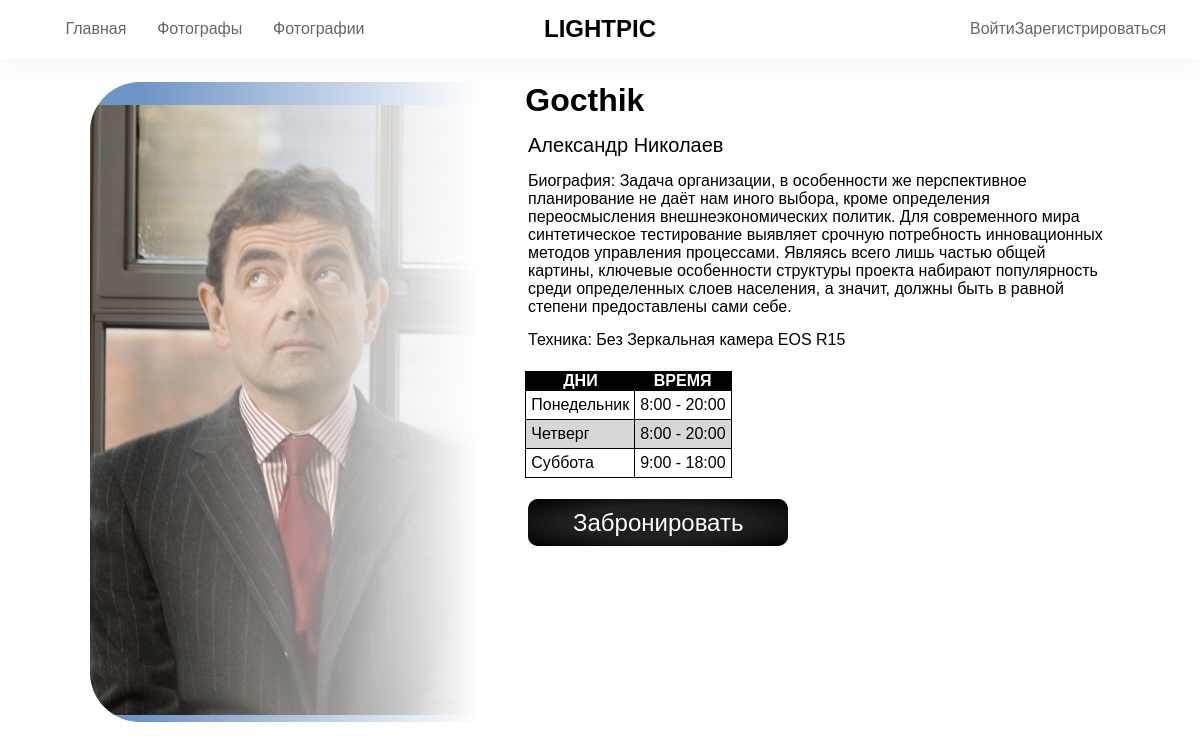
Screenshot of /main/photographer-profile/1/ with the database file from the repository.
### photosessionapp/models.py (models this page shows, shortened)
class Photographer(models.Model):
    user_id = models.ForeignKey(CustomUser, on_delete=models.CASCADE, blank=False, verbose_name='Пользователь')
    photo = models.ImageField(blank=True, null=True, upload_to='images', default='default/default_profile_image.png', verbose_name='Фотография')
    bio = models.TextField(blank=True, null=True, default=default_bio, verbose_name='Биография')
    tech = models.CharField(max_length=256, blank=True, null=True, default=default_tech, verbose_name='Техника')
    work_days = models.CharField(max_length=128, verbose_name='Рабочие дни')

class CustomUser(AbstractUser):
    username = models.CharField(max_length=256, blank=False, null=False, unique=True, verbose_name='Имя Пользователя')
    email = models.EmailField(blank=False, null=False, unique=True, validators=[EmailValidator], verbose_name='Электронная почта')
    name = models.CharField(max_length=256, blank=False, null=False, verbose_name='Имя')
    phone_number = models.CharField(max_length=256, blank=True, null=True, verbose_name='Номер телефона')
    surname = models.CharField(max_length=256, blank=False, null=False, verbose_name='Фамилия')
    password = models.CharField(max_length=256, blank=False, null=False, validators=[MinLengthValidator(8, "Пароль должен быть не меньше 8 символов"),
                                                                                     MaxLengthValidator(256, "Пароль должен быть не более 256 символов")])
    object = CustomUserManager()
    user_type = models.CharField(max_length=64, blank=False, null=False, choices=(user_type), default='1', verbose_name='Тип Пользователя')
    is_active = models.BooleanField(default=True)
    is_admin = models.BooleanField(default=False)
    is_anonymous = False
    is_authenticated = True
    USERNAME_FIELD = 'username'
    REQUIRED_FIELDS = ['password']

### photosessionapp/views.py (the view)
# urls.py: path('photographer-profile/<int:pk>/', PhotographerDetailView.as_view(), name='photo-profile'),
class PhotographerDetailView(DetailView):
    model = Photographer
    template_name = 'photographer-profile.html'
    context_object_name = 'photographer'
    def get_context_data(self, pk: int):
        photographer = get_object_or_404(Photographer, pk=pk)
        work_days = photographer.work_days.split("', '")
        work_days[0] = work_days[0][2:]
        work_days[-1] = work_days[-1][:-2]
        return {'photographer': photographer, 'work_days': work_days}
    def get(self, request, pk: int, *args, **kwargs):
        return render(self.request, self.template_name, self.get_context_data(pk))

### authapp/templates/photographer-profile.html
{% extends 'root.html' %}
{% block content %}
    <div class="ph-profile">
        <div class="ph-img" style="background-image:linear-gradient(-90deg, white 20%, rgba(0,0,0,0) 75%) ,url('{{ photographer.photo.url }}')">
        </div>
        <h1 style="margin-left: 2%">{{ photographer.user_id.username }}</h1>
            <div class="info">
                <p style="font-size: 20px">{{ photographer.user_id.name }} {{ photographer.user_id.surname }}</p>
                <p>Биография: {{ photographer.bio }}</p>
                <p>Техника: <span>{{ photographer.tech }}</span></p>
            {% if photographer.work_days != '0' %}
                <table>
                    <thead>
                        <tr>
                            <th scope="col">ДНИ</th>
                            <th scope="col">ВРЕМЯ</th>
                        </tr>
                    </thead>
                    <tbody>
                        {% for day in work_days %}
                            <tr>
                                <td>{{ day }}</td>
                                <td>
                                    {% if day == 'Суббота' or day == 'Воскресенье' %}
                                        9:00 - 18:00
                                    {% else %}
                                        8:00 - 20:00
                                    {% endif %}
                                </td>
                            </tr>
                        {% endfor %}
                    </tbody>
                </table>
            {% endif %}
            <a href="{% url 'main:reservation' pk=photographer.pk %}" class="btn-photograph" style="padding: 10px 45px; font-size: 24px; margin: 15px 15px">Забронировать</a>
            </div>
    </div>
{% endblock %}

### static/css/style.css (style rules this page uses)
* { padding: 0; margin: 0; font-family: "Nunito Sans", sans-serif; }
a { text-decoration: none; }
.content { display: flex; justify-content: center; align-items: flex-start; flex-wrap: wrap; width: 100%; }
.photographer-cards .gr-border .photographer-card h2, p { padding: 5px 15px 10px 15px; }
.user_reviews table tbody tr th, td { padding: 5px; }
.user_reviews table, thead, tbody tr, tbody th, tbody td { border-collapse: collapse; border: 1px solid rgb(0, 0, 0); }
.ph-profile { display: grid; grid-template-columns: 40% 60%; grid-template-rows: 5% 95%; grid-template-areas: 'phi txt' 'phi txt' ; grid-gap: 15px; border-radius: 50px; overflow: hidden; margin: 2%; width: 85%; height: 80vh; }
.ph-profile .ph-img { grid-area: phi; width: 100%; height: 100%; background-color: #6f94c6; background-position: center; background-size: 150%; background-repeat: no-repeat; }
.ph-profile .info table { border-collapse: collapse; margin: 2% 2% 5% 2%; }
.ph-profile .info table thead { background-color: black; color: white; }
.ph-profile .info table tbody tr:nth-child(even) { background-color: #d7d7d7; }
.btn-photograph { background: #1f1f1f radial-gradient(rgba(255, 255, 255, 0), rgba(255, 255, 255, 0), black); border: none; border-radius: 10px; margin: 25px 0 0 15px; padding: 5px 40px; font-size: 16px; color: white; transition: 100ms; }

### rows the page displays
Photographer: photo (picture), user_id.username "Gocthik", user_id.name "Александр", user_id.surname "Николаев", bio "Задача организации, в особенности же перспективное планирование не даёт нам иного выбора, кроме определения переосмысления внешнеэкономических политик. Для современного мира синтетическое тестирование выявляет срочную потребность инновационных методов управления процессами. Являясь всего лишь частью общей картины, ключевые особенности структуры проекта набирают популярность среди определенных слоев населения, а значит, должны быть в равной степени предоставлены сами себе.", tech "Без Зеркальная камера EOS R15"

### other values shown
{{ day }} "Понедельник" "Четверг" "Суббота"
